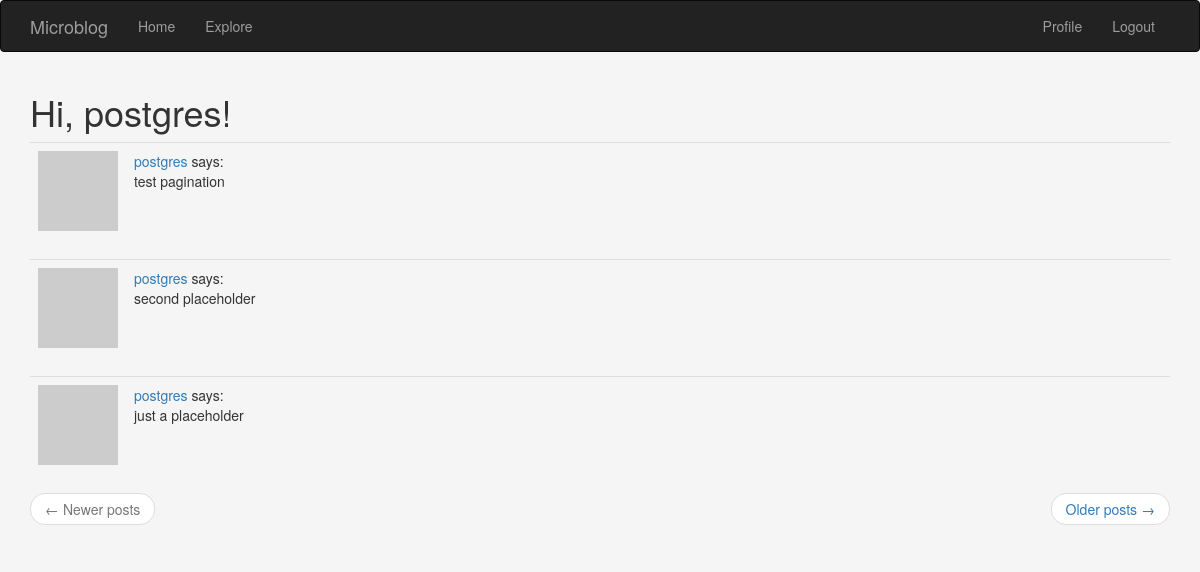
The page /explore (signed in) on the database its author committed.
### server/models.py (models this page shows, shortened)
class User(UserMixin, db.Model):
    id = db.Column(db.Integer, primary_key=True)
    username = db.Column(db.String(64), index=True, unique=True, nullable=False)
    email = db.Column(db.String(128), index=True, unique=True, nullable=False)
    password_hash = db.Column(db.String(128), nullable=False)
    posts = db.relationship('Post', backref='author', lazy='dynamic') # 'Post'= reference to a class not yet created
    about_me = db.Column(db.String(256), nullable=True)
    last_seen  =db.Column(db.DateTime, default=datetime.utcnow)
    followed = db.relationship(
        'User', secondary=followers,
        primaryjoin=(followers.c.follower_id == id),
        secondaryjoin=(followers.c.followed_id == id),
        backref=db.backref('followers', lazy='dynamic'), lazy='dynamic')
    def avatar(self,size):
        digest = md5(self.email.lower().encode('utf-8')).hexdigest()
        return  f'https://www.gravatar.com/avatar/{digest}?d=identicon&s={size}'

class Post(db.Model):
    id = db.Column(db.Integer, primary_key=True)
    body = db.Column(db.String(140), nullable=False)
    timestamp = db.Column(db.DateTime, index=True, default=datetime.utcnow)
    user_id = db.Column(db.Integer, db.ForeignKey('user.id'),nullable=False)

### server/routes.py (the view)
@app.route('/explore')
@login_required
def explore():
    page = request.args.get('page', 1, type=int)
    posts = Post.query.order_by(Post.timestamp.desc()).paginate(
        page, app.config['POSTS_PER_PAGE'], False) # pagenumber, number of items per page, error on page over limit
    next_url = url_for('index', page=posts.next_num) if posts.has_next else None
    prev_url = url_for('index', page=posts.prev_num) if posts.has_prev else None
    return render_template('index.html', title='Explore',posts=posts.items, next_url=next_url,
                           prev_url=prev_url)

### server/models.py (called while the page is built)
@login.user_loader
def load_user(id):
    return User.query.get(int(id))

### server/routes.py (called while the page is built)
@app.before_request
def before_request():
    if current_user.is_authenticated:
        current_user.last_seen = datetime.utcnow()
        db.session.commit()

### templates/index.html (shortened to what this page needs)
{% extends "navbar.html" %}
{% import 'bootstrap/wtf.html' as wtf %}
{% block app_content %}
    <h1>Hi, {{ current_user.username }}!</h1>
    {% for post in posts %}
        {% include '_post.html' %}
    {% endfor %}
    <nav aria-label="...">
        <ul class="pager">
            <li class="previous{% if not prev_url %} disabled{% endif %}">
                <a href="{{ prev_url or '#' }}">
                    <span aria-hidden="true">&larr;</span> Newer posts
                </a>
            </li>
            <li class="next{% if not next_url %} disabled{% endif %}">
                <a href="{{ next_url or '#' }}">
                    Older posts <span aria-hidden="true">&rarr;</span>
                </a>
            </li>
        </ul>
    </nav>
{% endblock %}

### templates/_post.html
  <table class="table table-hover">
        <tr>
            <td width="70px">
                <a class="text-danger", href="{{ url_for('user', username=post.author.username) }}">
                    <img src="{{ post.author.avatar(70) }}" />
                </a>
            </td>
            <td>
                <a  href="{{ url_for('user', username=post.author.username) }}">
                    {{ post.author.username }}
                </a>
                says:
                <br>
                {{ post.body }}
            </td>
        </tr>
    </table>

### templates/navbar.html (style rules this page uses)
body { background: whitesmoke !important; }

### rows shown on the page
User: username "postgres"
Post: author.username "postgres", body "test pagination"
Post: author.username "postgres", body "second placeholder"
Post: author.username "postgres", body "just a placeholder"
